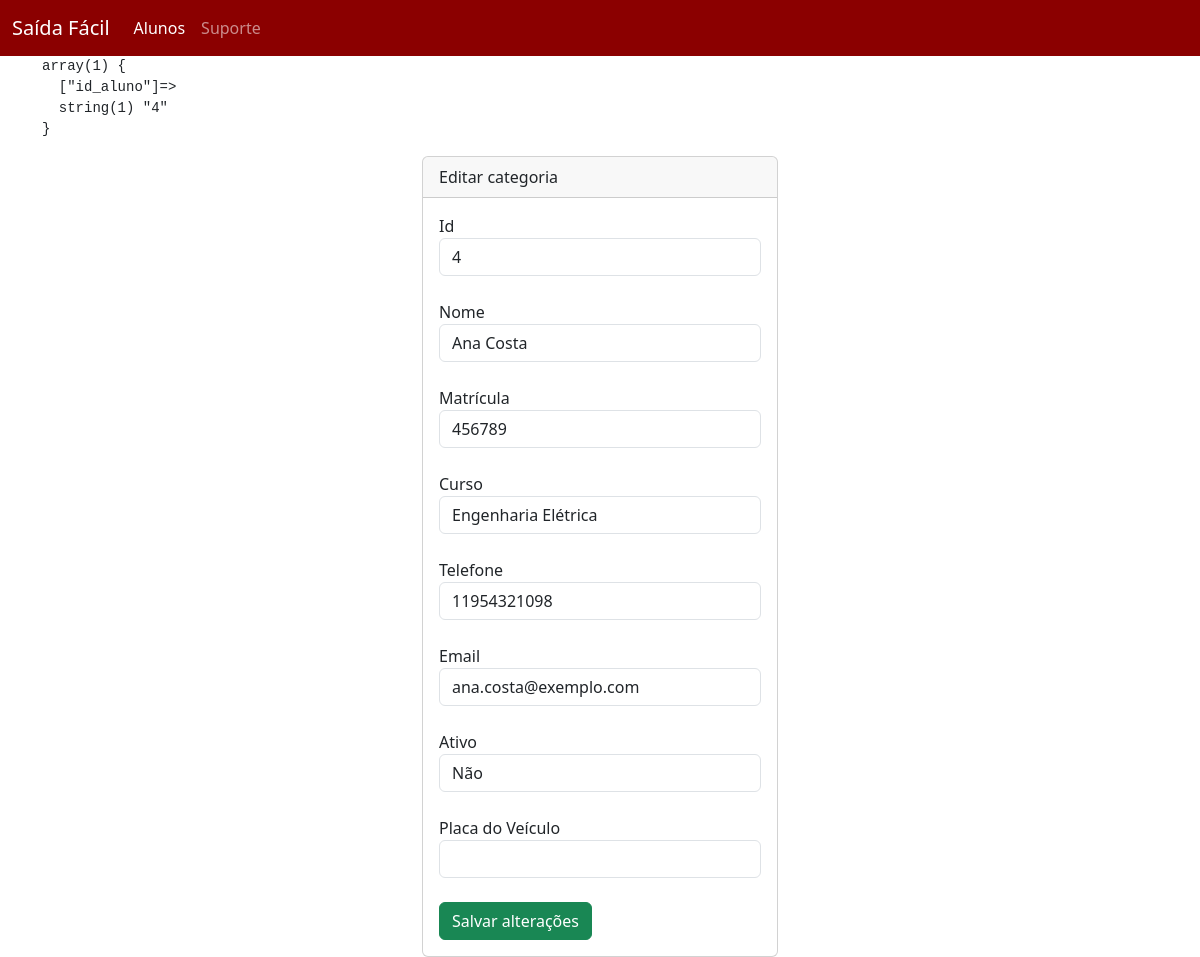
Page /editarAluno.php?id_aluno=4 on the earlier database version.
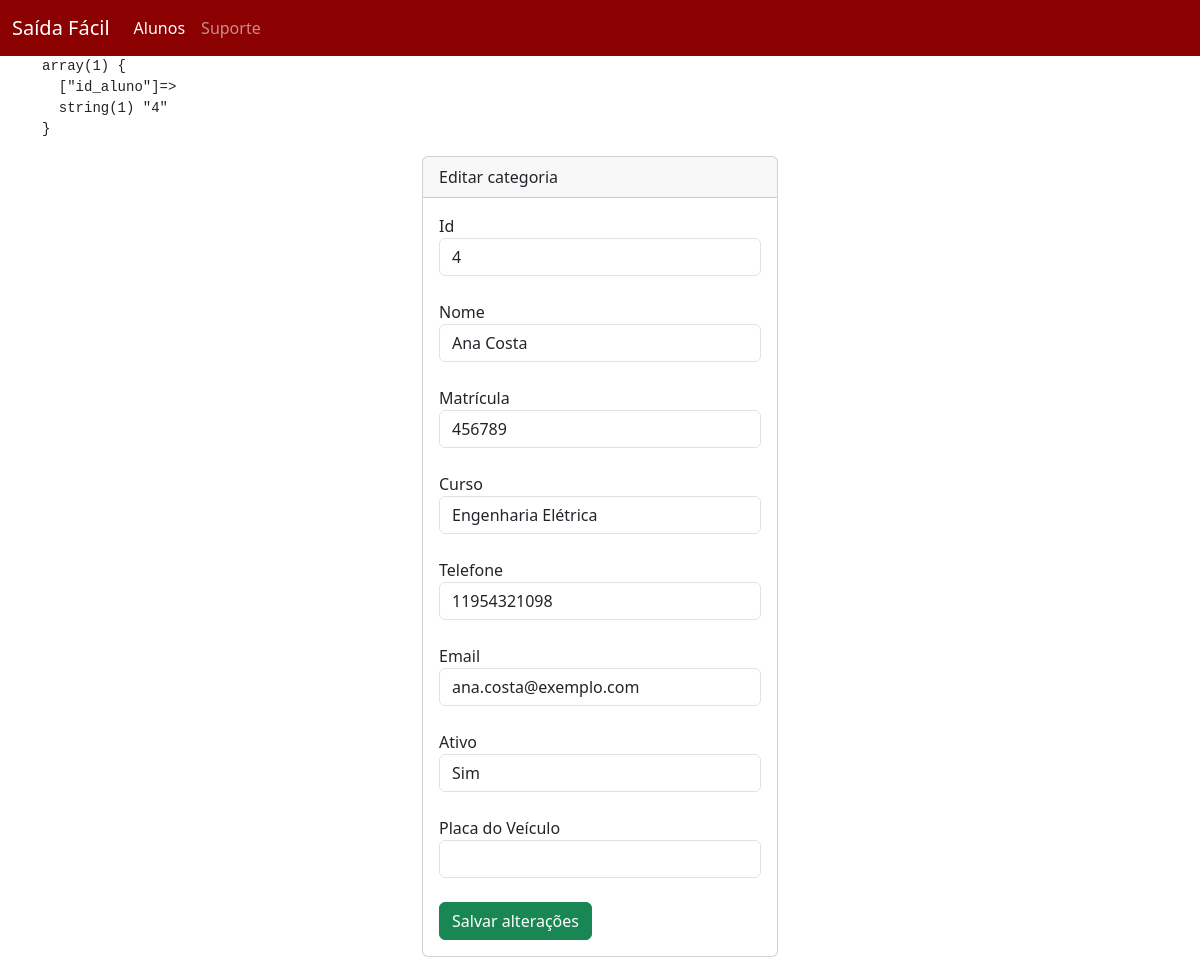
Same page on the later database version.
### tables this page shows
CREATE TABLE usuario (
	id_aluno INT PRIMARY KEY NOT NULL AUTO_INCREMENT,
	nome TEXT(65535),
	matricula INT,
	curso TEXT(65535),
	telefone VARCHAR(20),
	email VARCHAR(50),
	ativo VARCHAR(100),
	placa_veiculo VARCHAR(100)
);

### editarAluno.php (the view, shortened to what this page needs)
<?php include "cabecalho.php"; ?>
<?php
echo '<pre>';
var_dump($_GET);
echo '</pre>';
    if (isset($_GET['id_aluno']) && !empty($_GET['id_aluno'])) {
        include 'conexao.php';
        $sql = "SELECT id_aluno, nome, matricula, curso, telefone, email, ativo, placa_veiculo FROM usuario WHERE id_aluno = $_GET[id_aluno]";
        $resultado = $conexao -> query($sql);
        if ($resultado) {
            if ($resultado -> num_rows > 0) {
                while ($row = $resultado -> fetch_assoc()) {
                    $id_aluno = $row["id_aluno"];
                    $nome = $row["nome"];
                    $matricula = $row["matricula"];
                    $curso = $row["curso"];
                    $telefone = $row["telefone"];
                    $email = $row["email"];
                    $ativo = $row["ativo"];
                    $placa_veiculo = $row["placa_veiculo"];
                }
            }
            else {
                header('location: aluno.php?erro=Nenhum registro encontrado');
            }
        }
        else {
           header('location: aluno.php?erro=Erro do if do resultado');
        }
    }
    else {
        header('location: aluno.php?erro=Nenhum Id informado');
    }
?>
<div class="row">
    <div class="col-4"></div>
        <div class="col-4">
            <div class="card">
                <div class="card-header">Editar categoria</div>
                <div class="card-body">
                    <form action="editarAluno.php?id=<?php echo $id_aluno; ?>"method="post">
                        <label>Id</label>
                        <br>
                        <input class="form-control" name="id_aluno" value="<?php echo $id_aluno ?>"/>
                        <br>
                        <label>Nome</label>
                        <br>
                        <input class="form-control" name="nome" value="<?php echo $nome ?>"/>
                        <br>
                        <label>Matrícula</label>
                        <br>
                        <input class="form-control" name="matricula" value="<?php echo $matricula ?>"/>
                        <br>
                        <label>Curso</label>
                        <br>
                        <input class="form-control" name="curso" value="<?php echo $curso ?>"/>
                        <br>
                        <label>Telefone</label>
                        <br>
                        <input class="form-control" name="telefone" value="<?php echo $telefone ?>"/>
                        <br>
                        <label>Email</label>
                        <br>
                        <input class="form-control" name="email" value="<?php echo $email ?>"/>
                        <br>
                        <label>Ativo</label>
                        <br>
                        <input class="form-control" name="ativo" value="<?php echo $ativo ?>"/>
                        <br>
                        <label>Placa do Veículo</label>
                        <br>
                        <input class="form-control" name="placa_veiculo" value="<?php echo $placa_veiculo ?>"/>
                        <br>
                        <button type="submit" class='btn btn-success'>Salvar alterações</button>
                    </form>
                </div>
            </div>
        </div>
    <div class="col-4"></div>
</div>
<?php include "rodape.php"; ?>

Differences in the rows shown:
changed usuario "Ana Costa": ativo "Não" → "Sim"
